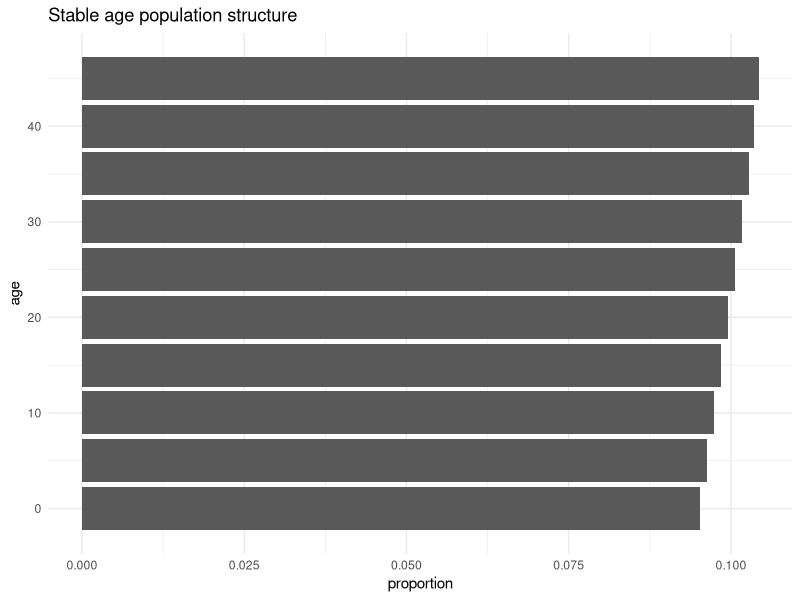
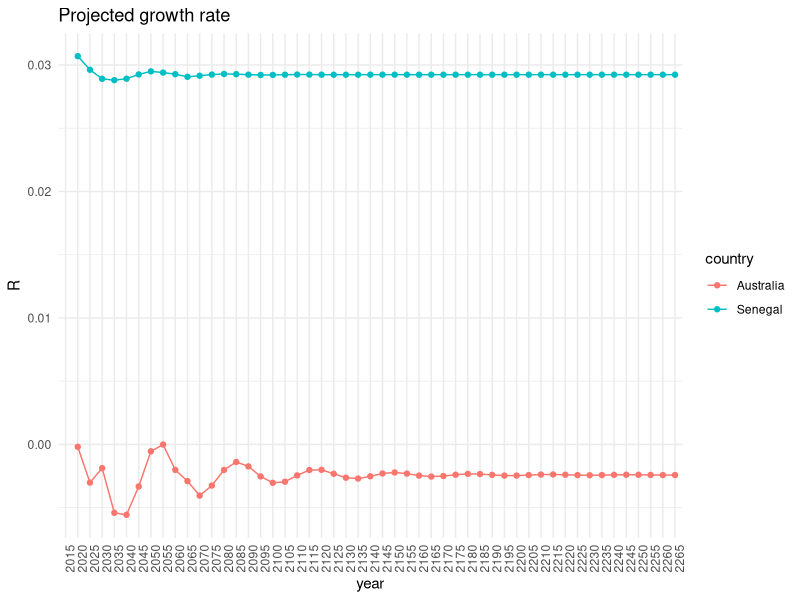
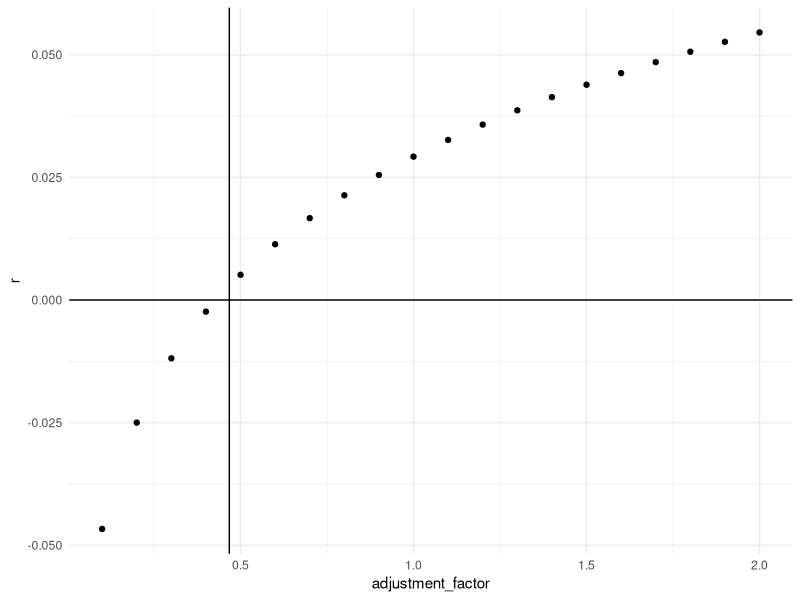
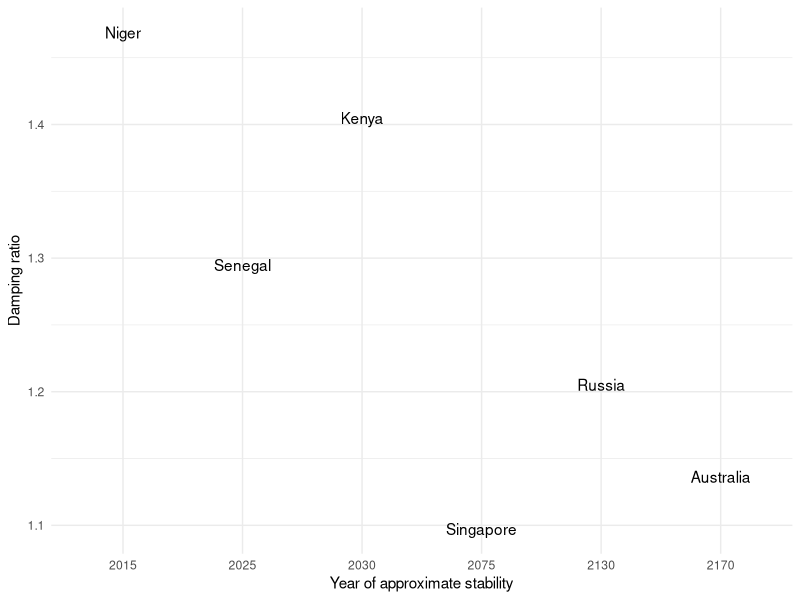

Reproduce these figures in R, in order.
## ---- chunk 1
# run this chunk first!
knitr::opts_chunk$set(echo = TRUE)
library(tidyverse)

theme_set(theme_minimal())
## ---- chunk 2
d <- read_csv("bfdw_projection_data.csv") %>%
  # let's quickly repeat a few calculations that we made in Lab 1
         # change the radix to 1
  mutate(nLx = nLx/10^5, 
         # make fertility rates per woman, instead of per 1000 women
         nFx = nFx/1000) %>%
  group_by(country) %>%
         # calculate the fraction of the population in each age group
  mutate(nCx = nKx/sum(nKx)) %>%
  ungroup()
## ---- chunk 3
## function to define Leslie matrix, based on nLx and nFx values
leslie <- function(nLx,
                   nFx, 
                   n_age_groups=10,
                   ffab = 0.4886){
  L = matrix(0, nrow = n_age_groups, ncol = n_age_groups)
  L[1,] = ffab * nLx[1]*(nFx[1:n_age_groups]+nFx[2:(n_age_groups+1)]*nLx[2:(n_age_groups+1)]/nLx[1:n_age_groups])/2 # top row 
  diag(L[2:n_age_groups,1:(n_age_groups-1)]) = nLx[2:n_age_groups] / nLx[1:(n_age_groups-1)] # subdiagonal
  return(L)
}
## ---- chunk 4
# summarize the code we developed above in a function
project_population <- function(n_age_groups = 10,
                               n_projections = 50,
                               # the starting population
                               initial_pop,
                               # the Leslie matrix
                               L) {
  
  # define population matrix K
  K <- matrix(0, nrow = n_age_groups, ncol = n_projections+1)
  K[,1] <- initial_pop[1:n_age_groups]
  
  # do the projection!
  for(i in 2:(n_projections+1)){
    K[,i] <- L%*%K[,i-1] 
  }
  
  # get K in a form that's easier to ggplot
  # make into a dataframe, name columns as years and add an age column
  Kdf <- as.data.frame(K)
  colnames(Kdf) <- seq(from = 2015, to = (2015+n_projections*5), by = 5)
  Kdf <- cbind(age = seq(from = 0, to = 45, by = 5), Kdf)
  
  # get in long format and then add proportion of population in each age group
  Klong <- Kdf %>% 
    gather(year, population, -age) %>%
    group_by(year) %>%
    mutate(proportion = population/sum(population), 
           age = as.factor(age))
  
  # summarize the projection with total population and growth rate
  tot_pop <- Klong %>% 
    group_by(year) %>%
    summarise(pop = sum(population)) %>%
    # this applies the formula for R that we derived above
    mutate(R = c(NA, log(pop[2:n()]/pop[1:(n()-1)])/5))

  return(list(projection = Klong,
              tot_pop = tot_pop))
}
## ---- chunk 5
LAA <- leslie(nLx = d$nLx[d$country=="Australia"], 
              nFx = d$nFx[d$country=="Australia"])
LAA
## ---- chunk 6
eigen.AA <- eigen(LAA)
eigen.AA
## ---- chunk 7
# minor detail, safe to ignore:
# Re(...) takes the real part of the eigenvalue. We know this eigenvalue will be real,
# but other eigenvalues may be complex, so eigen() gives us a complex number 
r.AA <- log(Re(eigen.AA$values[1]))/5
r.AA
## ---- chunk 8
# minor detail, safe to ignore:
# Re(...) takes the real part of the eigenvector values. We know this eigenvector will have all real entries,
# but other eigenvectors may have complex-valued entries, so the matrix has complex numbers.
k.AA <- Re(eigen.AA$vectors[,1]/sum(eigen.AA$vectors[,1]))
k.AA
## ---- chunk 9
proj_AA <- project_population(initial_pop = d$nKx[d$country == 'Australia'],
                              L =  LAA)
## ---- chunk 10
# compare stable population rate and rate at end of projection period
cbind(stable = r.AA,  proj = proj_AA$tot_pop$R[nrow(proj_AA$tot_pop)])

# compare stable population age distribution and age distribution at end of projection period
cbind(stable = k.AA, proj = proj_AA$projection$proportion[proj_AA$projection$year==(2015+50*5)])

## ---- chunk 11
ages <- seq(0, 45, by = 5)
ggplot(data = data.frame(age = ages, proportion = k.AA), aes(x = age, y = proportion))+
  geom_bar(stat = 'identity')+
  coord_flip()+
  ggtitle("Stable age population structure")
## ---- chunk 12
LSS <- leslie(nLx = d$nLx[d$country=="Senegal"], 
              nFx = d$nFx[d$country=="Senegal"])

proj_SS <- project_population(initial_pop = d$nKx[d$country == 'Senegal'],
                              L =  LSS)

LSS
## ---- chunk 13
eigen.SS <- eigen(LSS)
eigen.SS
## ---- chunk 14
compare_r_trajectory <- bind_rows(tibble(year = proj_AA$tot_pop$year,
                                         R = proj_AA$tot_pop$R,
                                         country = 'Australia',
                                         stable_r = log(Re(eigen.AA$values[1]))/5),
                                  tibble(year = proj_SS$tot_pop$year,
                                         R = proj_SS$tot_pop$R,
                                         country = 'Senegal',
                                         stable_r = log(Re(eigen.SS$values[1]))/5))
compare_r_trajectory
## ---- chunk 15
compare_r_trajectory %>%
  ggplot(aes(x=year, y=R, color=country, group=country)) +
  geom_point() + geom_line() +
  theme(axis.text.x = element_text(angle = 90, hjust = 1))+
  ggtitle("Projected growth rate")
## ---- chunk 16
damping_ratio <- function(eigen.output) {
  return(Re(eigen.output$values[1]) / Mod(eigen.output$values[2]))  
}
rho.AA <- damping_ratio(eigen.AA)
rho.SS <- damping_ratio(eigen.SS)

glue::glue("
           Damping ratio for Australia: {rho.AA}
           Damping ratio for Senegal: {rho.SS}
           ")
## ---- chunk 17

fert_adjustment_factors <- seq(from=0.1, to=2, by=.1) 

adjusted_r <- tibble(adjustment_factor = fert_adjustment_factors,
                     r = NA)

for(i in 1:length(fert_adjustment_factors)) {
  
  kappa <- fert_adjustment_factors[i]

  # Leslie matrix constructed from fertility rates scaled
  # by a factor kappa 
  LSSprime <- leslie(nLx = d$nLx[d$country=="Senegal"], 
                     nFx = kappa * d$nFx[d$country=="Senegal"])
  
  # what is the growth rate for this set of fertility rates?
  LSSprime_r <- log(Re(eigen(LSSprime)$values[1]))/5
  
  adjusted_r[i,'r'] <- LSSprime_r

}

# this plot makes it look like multiplying the fertility rates by about
# 0.4 would produce a stationary population (i.e., instrinsic growth rate r=0)

adjusted_r %>%
  ggplot(.) +
  geom_point(aes(x = adjustment_factor, y=r)) +
  geom_hline(yintercept = 0) +
  geom_vline(xintercept = (1/2.1388976 ))
## ---- chunk 18
# we calculated this in lab 1
nrr_senegal <- 2.1388976 

# set fraction female at birth to be 0.4886
ffab <- 0.4486

LSSprime <- leslie(nLx = d$nLx[d$country=="Senegal"], 
                   nFx = (1/nrr_senegal) * d$nFx[d$country=="Senegal"])

# what is the growth rate for this set of fertility rates?
LSSprime_r <- log(Re(eigen(LSSprime)$values[1]))/5
LSSprime_r
## ---- chunk 19
LKK <- leslie(nLx = d$nLx[d$country=="Kenya"], 
              nFx = d$nFx[d$country=="Kenya"])
LNN <- leslie(nLx = d$nLx[d$country=="Niger"], 
              nFx = d$nFx[d$country=="Niger"])
LRR <- leslie(nLx = d$nLx[d$country=="Russia"], 
              nFx = d$nFx[d$country=="Russia"])
# we already used 'S' for Senegal, so we'll use 'P' for Singapore
LPP <- leslie(nLx = d$nLx[d$country=="Singapore"], 
              nFx = d$nFx[d$country=="Singapore"])

rho.KK <- damping_ratio(eigen(LKK))
rho.NN <- damping_ratio(eigen(LNN))
rho.RR <- damping_ratio(eigen(LRR))
rho.PP <- damping_ratio(eigen(LPP))

glue::glue("
           Damping ratio for Australia: {rho.AA}
           Damping ratio for Senegal:   {rho.SS}
           Damping ratio for Kenya:     {rho.KK}
           Damping ratio for Niger:     {rho.NN}
           Damping ratio for Russia:    {rho.RR}
           Damping ratio for Singapore: {rho.PP}
           ")
## ---- chunk 20
proj_SS <- project_population(initial_pop = d$nKx[d$country == 'Senegal'],
                              L =  LSS)
proj_KK <- project_population(initial_pop = d$nKx[d$country == 'Kenya'],
                              L =  LKK)
proj_NN <- project_population(initial_pop = d$nKx[d$country == 'Niger'],
                              L =  LNN)
proj_RR <- project_population(initial_pop = d$nKx[d$country == 'Russia'],
                              L =  LRR)
proj_PP <- project_population(initial_pop = d$nKx[d$country == 'Singapore'],
                              L =  LPP)
## ---- chunk 21
r_away_from_stable <- function(initial_pop,
                               L,
                               # we'll use a tolerance of 5 percent
                               tol=0.05) {
  
  
  proj <- project_population(initial_pop=initial_pop, 
                             L=L)
  eigen_out <- eigen(L)
  
  # this assumes a time-step of 5 years
  stable_r <- log(Re(eigen_out$values[1]))/5
  
  # for each time step, calculate whether or not we are within tolerance of stable intrinsic growth rate
  res <- proj$tot_pop %>% 
    mutate(unstable = as.numeric(abs((R - stable_r)/stable_r) >= tol))
  
  # figure out the last year away from stability
  last_unstable_idx <- ifelse(all(res$unstable[-1] == 0),
                              0,
                              max(which(res$unstable == 1)))
  
  stable_yr <- ifelse(last_unstable_idx < nrow(proj$tot_pop),
                      proj$tot_pop$year[last_unstable_idx + 1],
                      NA_real_)
  
  return(stable_yr)
}

r_away_from_stable(d$nKx[d$country == 'Niger'], LNN)
## ---- chunk 22
stableyr.AA <- r_away_from_stable(d$nKx[d$country == 'Australia'], LAA)
stableyr.SS <- r_away_from_stable(d$nKx[d$country == 'Senegal'], LSS)
stableyr.KK <- r_away_from_stable(d$nKx[d$country == 'Kenya'], LKK)
stableyr.NN <- r_away_from_stable(d$nKx[d$country == 'Niger'], LNN)
stableyr.RR <- r_away_from_stable(d$nKx[d$country == 'Russia'],LRR)
stableyr.PP <- r_away_from_stable(d$nKx[d$country == 'Singapore'],LPP)

glue::glue("
           Stable year for Australia: {stableyr.AA}
           Stable year for Senegal:   {stableyr.SS}
           Stable year for Kenya:     {stableyr.KK}
           Stable year for Niger:     {stableyr.NN}
           Stable year for Russia:    {stableyr.RR}
           Stable year for Singapore: {stableyr.PP}
           ")
## ---- chunk 23
compare_damping <-
  tribble(~ country, ~ damping_ratio, ~ stable_yr,
          'Australia', rho.AA, stableyr.AA,
          'Senegal', rho.SS, stableyr.SS,
          'Kenya', rho.KK, stableyr.KK,
          'Niger', rho.NN, stableyr.NN,
          'Russia', rho.RR, stableyr.RR,
          'Singapore', rho.PP, stableyr.PP)

compare_damping %>%
  ggplot(.) +
  geom_text(aes(x= stable_yr, y=damping_ratio, label=country)) +
  xlab("Year of approximate stability") +
  ylab("Damping ratio")
